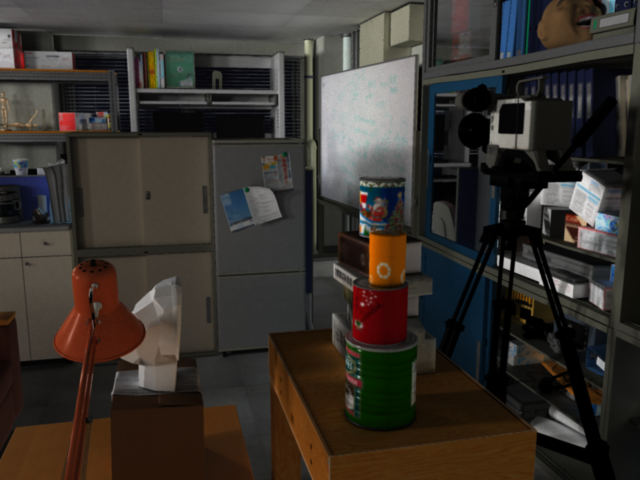
#> input picture 03_3DModeling/03_Camera_Projection/rgb/000001.png, 640 x 480 px, found by its file name; its folder holds 6 pictures in this run
$ jupyter execute --allow-errors 03_Perspective_Transformation.ipynb   (shell and % lines are left out)
#> lines starting #> are read from the running program, lines starting #| are printed output that depends on the picture
# Perspective Transformation

Working with 2D and 3D images, Perspective Transformations of how we can project various points onto an image plane is fundamental to being able to revoer distance in a 3D space. Here we focus mostly on projecting 3D coordinates into a normalized coordinate space, but first we provide a high level intorudction to the perspective transformation.

resource: Computer Vision: Algorithms and Applications (2020 - draft)
resource: https://www.microsoft.com/en-us/research/wp-content/uploads/2004/10/tr-2004-92.pdf

[cell 1]

import os,sys
from notebook_tools import *
import cv2

import matplotlib.pyplot as plt
import matplotlib as mpl
mpl.rcParams['figure.dpi'] = 130

[cell 2]
#bop_path = "/mnt/bop20hb/bop/hb/"
bop_path = '/mnt/bop20/bop/'
dataset = 'lmo'
dataset_path = os.path.join(bop_path, dataset)
object_id = 1
scene_path = os.path.join(dataset_path, 'train',f"{object_id:06d}")
#scene_path = os.path.join(dataset_path, 'train_pbr',f"{object_id:06d}")
rgb_path = os.path.join(scene_path, "rgb")

image_id = 1
image_path = os.path.join(rgb_path, f"{image_id:06d}.png")
img = cv2.imread(image_path)
#> img is the input picture: shape (480, 640, 3); mean B, G, R 44.4, 49.8, 55.5
plt.imshow(img)

---
## Homography Transformation

Key points:
* __homography matrix__ is a 3x3 transforational matrix that maps the points in one image to the corresponding points in another image.
* In the context of 6D Pose estimation, we use __homography matrix__ for camera calibration and image stitching
* __homography matrix__ is calculated a 2 step approach.
    1. First we `detect` the corners _(at least 4 points, think bounding box or fature detection)_, per image. The means of which this corner detection varies, easiest means is by using some sort of matching features algorithm such as SIFT (see appendix for example).
    2. homog-geneous coordinate estimation where we use another algorthm, most commonly used is RANSAC to peforma robust outliner detection.

The benefit of using __homogeneous coordinates__ we can then represent the homography matrix ina 3x3 which has a 8 degrees of freedom. represented as :

$s \begin{bmatrix} x^{'} \\ y^{'} \\ 1 \end{bmatrix} = H \begin{bmatrix} x \\ y \\ 1 \end{bmatrix} = \begin{bmatrix} h_{11} & h_{12} & h_{13} \\ h_{21} & h_{22} & h_{23} \\ h_{31} & h_{32} & h_{33} \end{bmatrix} \begin{bmatrix} x \\ y \\ 1 \end{bmatrix}$

### Quick refresher on Camera Calibration

Recall in the Camera Matrix notebook, the means of parameterizing the calibration matrix is represented by matrix `K`. When we combine the __camera intrinsics__ and __camera extrensics__ matrixes together we obtain a single _3x4 camera matrix_

The camera calibration estimations the parameters of the lens and image. We take those values which are provided at the time of capturing the image with a video camera parameter. We can then use the intrinsics and extrensics to calculate the camera projections.

Key points:
- __extrinsics parameters__ enable us to trun the _"world coordinates"_ into _"camera coordinates"_.
- __intrensics parametes__ enable us to transform the camera coordinates into pixel coordinates

below provides a great visual to get the intuition. See the previous notebook for more details on Camera Calibration.

references: https://jp.mathworks.com/help/vision/ug/camera-calibration.html?lang=en

### Camera Intrinsic Parameters

If using a BOP dataset, such as in this example. the publically available 3D models are provided the coorponding __camera intrinsic parameters__ for each image as `K`, these can be demonstrated as our world coordinate points. In order to convert our known world coordinate points for the camera to the pixel coordinates that we wich to project, we need 2 specific values:
1. Rotation Matrix
2. Translition matrix

[cell 3]
sys.path.append("/home/redne/pvnet/Pix2Pose_nl/bop_toolkit/")
from bop_toolkit_lib import inout, dataset_params

#> (the rest of this cell did not finish here and is left out)

#> (a cell that did not finish here is left out)

[cell 5]
# https://nbviewer.jupyter.org/github/polygon-software/python-visual-odometry/blob/master/Chapter%203%20-%20Camera%20Projection.ipynb
# sample image with grayscale and dimensionality reduced to 2
img = cv2.imread('/mnt/bop20/bop/lmo/train/000001/rgb/000000.png')[:,:,0]
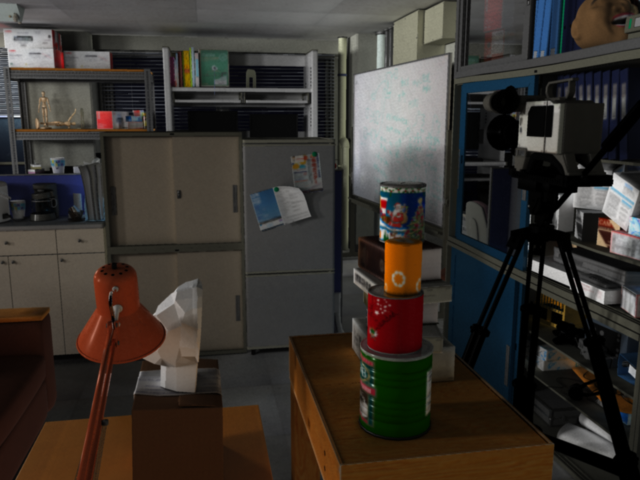
#> input picture 03_3DModeling/03_Camera_Projection/rgb/000000.png, 640 x 480 px, found by its file name
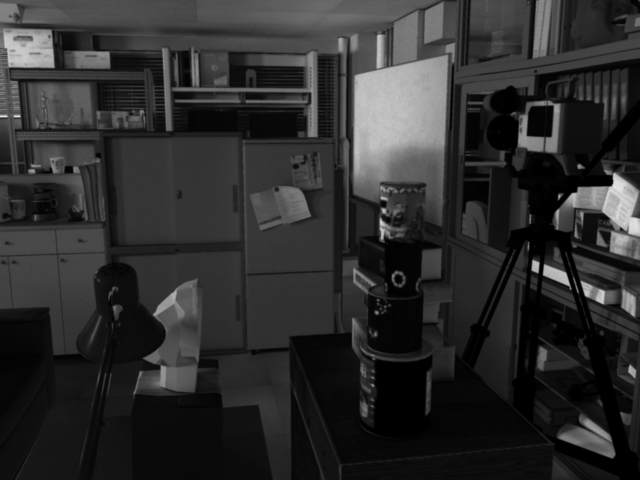
#> img: shape (480, 640); min 0, max 228, mean 45.4
plt.imshow(img, cmap='gray')
plt.show()

#> (a cell that did not finish here is left out)

#> (a cell that did not finish here is left out)

[cell 8]
#Plot World origin (0, 0, 0) on images normalized UV-Pixel coordinates
plt.imshow(img, cmap='gray')
#> (the rest of this cell did not finish here and is left out)

#> (a cell that did not finish here is left out)

### 3D object Models

#> (a cell that did not finish here is left out)

[cell 11]
import open3d as o3d
print("Loading the 3D model")
ply_fn = os.path.join(dataset_path,f"models/obj_{object_id:06d}.ply")
mesh = o3d.read_triangle_mesh(ply_fn)
#> (the rest of this cell did not finish here and is left out)

### Ground Truth

The `scene_gt.json` file details the __ground truth poses__ for each of the objects in the scene. The ground truths details 3 variables:
1. `cam_R_m2c` which is the 3x3 rotation matrix
2. `cam_t_m2c` which is a 3x1 translation vector
3. `obj_id` the cooresponding idof the object in the image.

#> (a cell that did not finish here is left out)

[cell 13]
camera_params = os.path.join(scene_path, 'scene_camera.json')
#> (the rest of this cell did not finish here and is left out)

#### Load scen parameters

```json

{'dataset': '/mnt/bop20hb/bop/hb/',
 'scene': '/mnt/bop20hb/bop/hb/train_pbr/000001',
 'object_id': 1,
 'rgb_path': '/mnt/bop20hb/bop/hb/train_pbr/000001/rgb',
 'depth_path': '/mnt/bop20hb/bop/hb/train_pbr/000001/depth',
 'mask_path': '/mnt/bop20hb/bop/hb/train_pbr/000001/mask_visb',
 'model_path': '/mnt/bop20hb/bop/hb/models/obj_000001.ply',
 'model_info': None,
 'pointcld_path': '/mnt/bop20hb/bop/hb/models_eval/obj_000001.ply',
 'scene_intrinsics_path': '/mnt/bop20hb/bop/hb/train_pbr/000001/scene_camera.json',
 'scene_intrinsics': {0: {'cam_K': array([[537.4799    ,   0.        , 318.89651492],
          [  0.        , 536.1447    , 238.37809756],
          [  0.        ,   0.        ,   1.        ]]),
   'depth_scale': 0.1},
  1: {'cam_K': array([[537.4799    ,   0.        , 318.89651492],
          [  0.        , 536.1447    , 238.37809756],
          [  0.        ,   0.        ,   1.        ]]),
   'depth_scale': 0.1},
  ...
 }
```

#> (a cell that did not finish here is left out)

#> (a cell that did not finish here is left out)

[cell 16]
point_threshold = 0.4
rotation_threshold = 45

[cell 17]
visable_obj = list() # list of visable objects

### Ransac Voting

- A, B is a pair of matching points (A.i matches B.i)
- maxiters maximum number of iterations,
- `p` model confidence
- `th` to determine whether the threshold of the inner point

[cell 18]
img = cv2.imread('/mnt/bop20/bop/lmo/train/000001/rgb/000000.png',0)
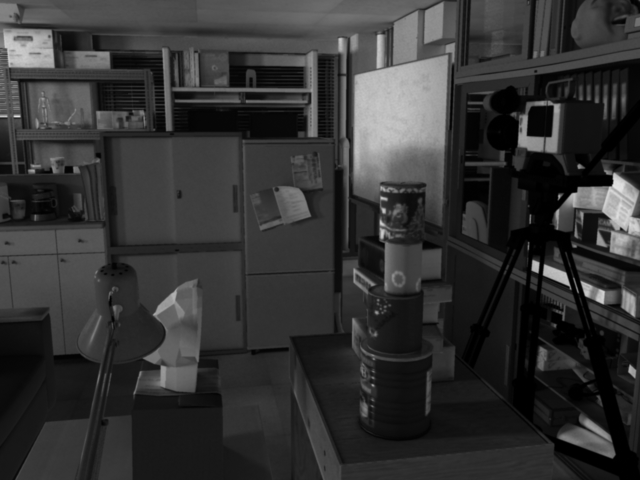
#> img: shape (480, 640); min 0, max 228, mean 51.2

[cell 19]
import matplotlib as mpl
mpl.rcParams['figure.dpi'] = 130

[cell 20]
image_1 = '/mnt/bop20/bop/lmo/train/000001/rgb/000000.png'
img1 = cv2.imread(image_1, cv2.IMREAD_COLOR)
#> img1 is the input picture: shape (480, 640, 3); mean B, G, R 45.4, 50.6, 56.2

image_2 = '/mnt/bop20/bop/lmo/train/000001/rgb/000001.png'
img2 = cv2.imread(image_2,cv2.IMREAD_COLOR)

plt.subplot(121), plt.imshow(img1)
plt.subplot(122), plt.imshow(img2)
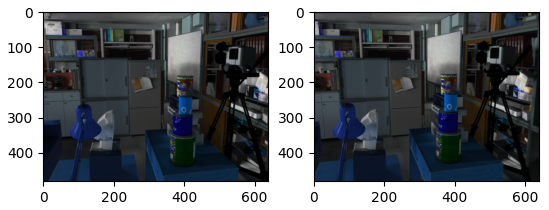
#> figure drawn by matplotlib, 2 panels; B, G, R data is drawn as R, G, B

### Generate KeyPoints FAST!!

To generate the mmatching keypoints, there are a ton a algorithms, but for a quick and easy demo, __FAST - Features from Acclerated Segment Test__ is easy to implemented, given it is a package of `cv2`.

[cell 21]
## convert images to grayscale
im1g = cv2.cvtColor(img1, cv2.COLOR_BGR2GRAY)
im2g = cv2.cvtColor(img2, cv2.COLOR_BGR2GRAY)
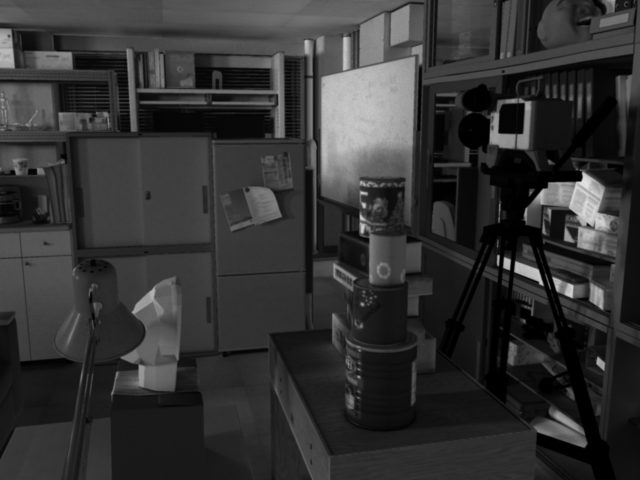
#> im2g: shape (480, 640); min 0, max 228, mean 50.9

# ORB - Fusion FAST keypoint detector
# use for finding the image keypoint desciptors
orb = cv2.ORB_create(500)
keypoints1, descriptors1 = orb.detectAndCompute(im1g, None)
#> keypoints1 = 500 keypoints; strongest (x, y, size): (535, 264, 77.1), (536, 269, 44.6), (534, 270, 53.6), (534, 263, 53.6)
keypoints2, descriptors2 = orb.detectAndCompute(im2g, None)
#> keypoints2 = 500 keypoints; strongest (x, y, size): (516, 267, 64.3), (579, 179, 44.6), (581, 180, 31), (580, 180, 37.2)

Match features

[cell 22]
matcher = cv2.DescriptorMatcher_create(cv2.DESCRIPTOR_MATCHER_BRUTEFORCE_HAMMING)
matches = matcher.match(descriptors1, descriptors2, None)
#> matches = 500 matches

[cell 23]
print("properties of the matched discriptors")
matches[0].distance,matches[0].trainIdx,matches[0].queryIdx,matches[0].imgIdx
#> Out = (53, 107, 0, 0)
